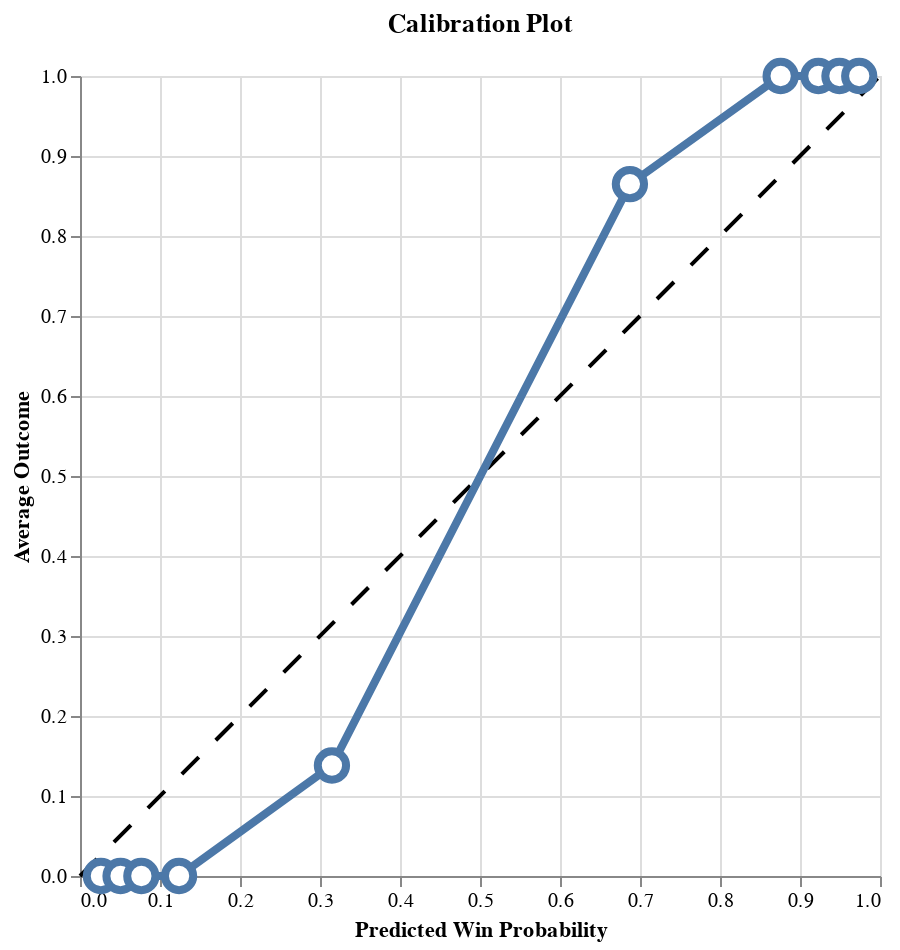

Notebook code cell kept with this figure:
### Code cell
self.plot_calibration()

### Figure 1 — Vega-Lite specification as saved in the notebook (floating-point values rounded to 4 significant figures)
{"config": {"view": {"continuousWidth": 300, "continuousHeight": 300}}, "layer": [{"data": {"name": "data-42f50405073b2dbe8396db6b7dd2f6be"}, "mark": {"type": "line", "color": "black", "strokeDash": [12, 12]}, "encoding": {"x": {"field": "x", "type": "quantitative"}, "y": {"field": "y", "type": "quantitative"}}}, {"data": {"name": "data-2a9c7edd72425d8ea8718ba1c55c4cb1"}, "mark": {"type": "line", "strokeWidth": 4}, "encoding": {"x": {"field": "win_prob_midpoint", "title": "Predicted Win Probability", "type": "quantitative"}, "y": {"field": "avg_outcome", "title": "Average Outcome", "type": "quantitative"}}}, {"data": {"name": "data-2a9c7edd72425d8ea8718ba1c55c4cb1"}, "mark": {"type": "point", "fill": "white", "opacity": 1, "size": 200, "strokeWidth": 4}, "encoding": {"x": {"field": "win_prob_midpoint", "type": "quantitative"}, "y": {"field": "avg_outcome", "type": "quantitative"}}}], "height": 400, "title": "Calibration Plot", "width": 400, "$schema": "https://vega.github.io/schema/vega-lite/v5.20.1.json", "datasets": {"data-42f50405073b2dbe8396db6b7dd2f6be": [{"x": 0, "y": 0}, {"x": 1, "y": 1}], "data-2a9c7edd72425d8ea8718ba1c55c4cb1": [{"avg_outcome": 0.0, "win_prob_midpoint": 0.02613}, {"avg_outcome": 0.0, "win_prob_midpoint": 0.05068}, {"avg_outcome": 0.0, "win_prob_midpoint": 0.07668}, {"avg_outcome": 0.0, "win_prob_midpoint": 0.1238}, {"avg_outcome": 0.1381, "win_prob_midpoint": 0.3149}, {"avg_outcome": 0.8649, "win_prob_midpoint": 0.6874}, {"avg_outcome": 1.0, "win_prob_midpoint": 0.8758}, {"avg_outcome": 1.0, "win_prob_midpoint": 0.923}, {"avg_outcome": 1.0, "win_prob_midpoint": 0.9493}, {"avg_outcome": 1.0, "win_prob_midpoint": 0.974}]}}
